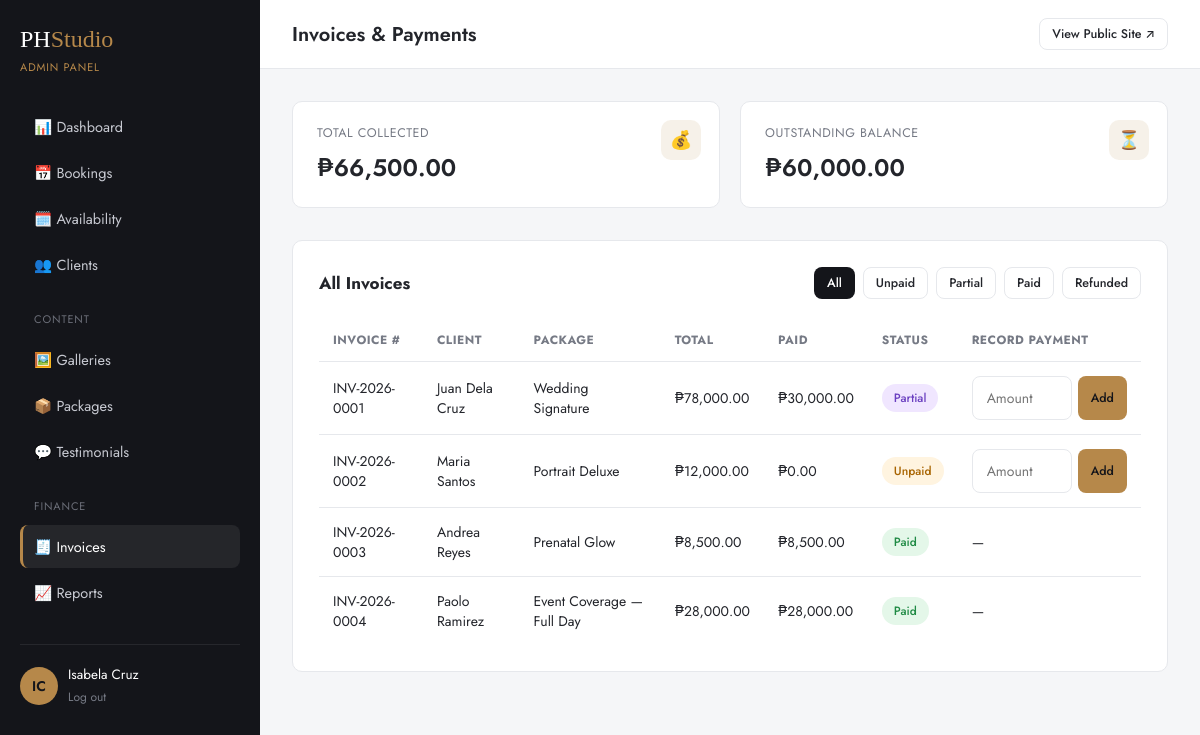
The page /backend/admin/invoices.php (signed in) on the database its author committed.
### tables this page shows
CREATE TABLE invoices (
    id              INT UNSIGNED AUTO_INCREMENT PRIMARY KEY,
    booking_id      INT UNSIGNED NOT NULL,
    invoice_number  VARCHAR(30) NOT NULL UNIQUE,
    amount_total    DECIMAL(10,2) NOT NULL,
    amount_paid     DECIMAL(10,2) NOT NULL DEFAULT 0,
    status          ENUM('unpaid','partial','paid','refunded') NOT NULL DEFAULT 'unpaid',
    due_date        DATE DEFAULT NULL,
    issued_at       DATETIME NOT NULL DEFAULT CURRENT_TIMESTAMP,
    paid_at         DATETIME DEFAULT NULL,
    FOREIGN KEY (booking_id) REFERENCES bookings(id) ON DELETE CASCADE
);

CREATE TABLE users (
    id              INT UNSIGNED AUTO_INCREMENT PRIMARY KEY,
    role            ENUM('admin','photographer','client') NOT NULL DEFAULT 'client',
    full_name       VARCHAR(120) NOT NULL,
    email           VARCHAR(150) NOT NULL UNIQUE,
    phone           VARCHAR(30)  DEFAULT NULL,
    password_hash   VARCHAR(255) NOT NULL,
    avatar_path     VARCHAR(255) DEFAULT NULL,
    is_active       TINYINT(1)   NOT NULL DEFAULT 1,
    created_at      DATETIME     NOT NULL DEFAULT CURRENT_TIMESTAMP,
    updated_at      DATETIME     NOT NULL DEFAULT CURRENT_TIMESTAMP ON UPDATE CURRENT_TIMESTAMP
);

CREATE TABLE packages (
    id              INT UNSIGNED AUTO_INCREMENT PRIMARY KEY,
    category_id     INT UNSIGNED DEFAULT NULL,
    name            VARCHAR(120) NOT NULL,
    slug            VARCHAR(120) NOT NULL UNIQUE,
    description     TEXT,
    price           DECIMAL(10,2) NOT NULL,
    duration_hours  DECIMAL(4,1) DEFAULT NULL,
    deliverables    TEXT COMMENT 'JSON array of bullet points',
    is_popular      TINYINT(1) NOT NULL DEFAULT 0,
    is_active       TINYINT(1) NOT NULL DEFAULT 1,
    sort_order      INT UNSIGNED DEFAULT 0,
    created_at      DATETIME NOT NULL DEFAULT CURRENT_TIMESTAMP,
    FOREIGN KEY (category_id) REFERENCES categories(id) ON DELETE SET NULL
);

### backend/config/db.php (called while the page is built, shortened)
<?php
function db(): PDO
{
    static $pdo = null;
    if ($pdo instanceof PDO) {
        return $pdo;
    }
    $dsn = sprintf(
        'mysql:host=%s;port=%s;dbname=%s;charset=utf8mb4',
        DB_HOST,
        DB_PORT,
        DB_NAME
    );
    try {
        $pdo = new PDO($dsn, DB_USER, DB_PASS, [
            PDO::ATTR_ERRMODE            => PDO::ERRMODE_EXCEPTION,
            PDO::ATTR_DEFAULT_FETCH_MODE => PDO::FETCH_ASSOC,
            PDO::ATTR_EMULATE_PREPARES   => false,
        ]);
    } catch (PDOException $e) {
        if (APP_DEBUG) {
            die('Database connection failed: ' . $e->getMessage());
        }
        die('We are experiencing a temporary issue. Please try again shortly.');
    }
    return $pdo;
}

### backend/admin/invoices.php (the view, shortened to what this page needs)
<?php
require_once __DIR__ . '/../includes/functions.php';
$statusFilter = clean($_GET['status'] ?? 'all');
$sql = 'SELECT i.*, u.full_name AS client_name, pk.name AS package_name, b.session_date
        FROM invoices i
        JOIN bookings b ON b.id = i.booking_id
        JOIN users u ON u.id = b.client_id
        JOIN packages pk ON pk.id = b.package_id
        WHERE 1=1';
$params = [];
$sql .= ' ORDER BY i.issued_at DESC';
$stmt = db()->prepare($sql);
$stmt->execute($params);
$invoices = $stmt->fetchAll();
$totalRevenue = (float) db()->query('SELECT COALESCE(SUM(amount_paid),0) FROM invoices')->fetchColumn();
$totalOutstanding = (float) db()->query('SELECT COALESCE(SUM(amount_total-amount_paid),0) FROM invoices WHERE status != "paid"')->fetchColumn();
require __DIR__ . '/../includes/dash_header.php';
?>
<div class="stat-grid">
  <div class="stat-card">
    <div class="stat-label">Total Collected</div>
    <div class="stat-value" style="font-size:24px;"><?= money($totalRevenue) ?></div>
    <div class="stat-icon">💰</div>
  </div>
  <div class="stat-card">
    <div class="stat-label">Outstanding Balance</div>
    <div class="stat-value" style="font-size:24px;"><?= money($totalOutstanding) ?></div>
    <div class="stat-icon">⏳</div>
  </div>
</div>
<div class="panel">
  <div class="panel-head">
    <h3>All Invoices</h3>
    <div style="display:flex;gap:8px;">
      <?php foreach (['all','unpaid','partial','paid','refunded'] as $s): ?>
        <a href="?status=<?= $s ?>" class="d-btn d-btn-sm <?= $statusFilter === $s ? 'd-btn-primary' : 'd-btn-outline' ?>"><?= ucfirst($s) ?></a>
      <?php endforeach; ?>
    </div>
  </div>
  <?php if (!$invoices): ?>
    <div class="empty-state"><div class="icon">🧾</div><p>No invoices found.</p></div>
  <?php else: ?>
    <div class="table-wrap">
      <table class="d-table">
        <thead><tr><th>Invoice #</th><th>Client</th><th>Package</th><th>Total</th><th>Paid</th><th>Status</th><th>Record Payment</th></tr></thead>
        <tbody>
          <?php foreach ($invoices as $inv): ?>
          <tr>
            <td><?= e($inv['invoice_number']) ?></td>
            <td><?= e($inv['client_name']) ?></td>
            <td><?= e($inv['package_name']) ?></td>
            <td><?= money($inv['amount_total']) ?></td>
            <td><?= money($inv['amount_paid']) ?></td>
            <td><?= status_badge($inv['status']) ?></td>
            <td>
              <?php if ($inv['status'] !== 'paid'): ?>
              <form method="post" style="display:flex;gap:6px;">
                <input class="d-form-control d-btn-sm" style="width:100px;" type="number" step="0.01" name="amount" placeholder="Amount" required>
                <button type="submit" class="d-btn d-btn-gold d-btn-sm">Add</button>
              </form>
              <?php else: ?>—<?php endif; ?>
            </td>
          </tr>
          <?php endforeach; ?>
        </tbody>
      </table>
    </div>
  <?php endif; ?>
</div>
<?php require __DIR__ . '/../includes/dash_footer.php'; ?>

### backend/includes/functions.php (shortened to what this page needs)
<?php
require_once __DIR__ . '/../config/db.php';
function e(?string $value): string
{
    return htmlspecialchars($value ?? '', ENT_QUOTES, 'UTF-8');
}
function clean(?string $value): string
{
    return trim(strip_tags($value ?? ''));
}
function money(float $amount): string
{
    return '₱' . number_format($amount, 2);
}
function status_badge(string $status): string
{
    $map = [
        'pending'     => 'badge badge-pending',
        'confirmed'   => 'badge badge-confirmed',
        'in_progress' => 'badge badge-progress',
        'completed'   => 'badge badge-completed',
        'cancelled'   => 'badge badge-cancelled',
        'unpaid'      => 'badge badge-pending',
        'partial'     => 'badge badge-progress',
        'paid'        => 'badge badge-completed',
        'refunded'    => 'badge badge-cancelled',
    ];
    $class = $map[$status] ?? 'badge';
    $label = ucwords(str_replace('_', ' ', $status));
    return '<span class="' . $class . '">' . e($label) . '</span>';
}

### backend/assets/css/dashboard.css (style rules this page uses)
:root { --d-black: #14151a; --d-charcoal: #1f2128; --d-gold: #b6884a; --d-bg: #f5f6f8; --d-card: #ffffff; --d-border: #e6e8ec; --d-text: #23252b; --d-muted: #767a85; --d-radius: 10px; --d-font: 'Jost', -apple-system, BlinkMacSystemFont, sans-serif; }
* { box-sizing: border-box; }
body.dashboard { margin: 0; font-family: var(--d-font); background: var(--d-bg); color: var(--d-text); display: flex; min-height: 100vh; }
a { text-decoration: none; color: inherit; }
.stat-grid { display: grid; grid-template-columns: repeat(auto-fit, minmax(210px, 1fr)); gap: 20px; margin-bottom: 32px; }
.stat-card { background: var(--d-card); border: 1px solid var(--d-border); border-radius: var(--d-radius); padding: 22px 24px; position: relative; overflow: hidden; }
.stat-card .stat-label { font-size: 12.5px; text-transform: uppercase; letter-spacing: 0.05em; color: var(--d-muted); }
.stat-card .stat-value { font-size: 30px; font-weight: 600; margin-top: 8px; }
.stat-card .stat-icon { position: absolute; right: 18px; top: 18px; width: 40px; height: 40px; border-radius: 10px; background: rgba(182,136,74,0.12); color: var(--d-gold); display: flex; align-items: center; justify-content: center; font-size: 18px; }
.panel { background: var(--d-card); border: 1px solid var(--d-border); border-radius: var(--d-radius); padding: 26px; margin-bottom: 26px; }
.panel-head { display: flex; align-items: center; justify-content: space-between; margin-bottom: 20px; flex-wrap: wrap; gap: 12px; }
.panel-head h3 { font-size: 17px; margin: 0; }
.table-wrap { overflow-x: auto; }
table.d-table { width: 100%; border-collapse: collapse; font-size: 14px; }
table.d-table th { text-align: left; padding: 12px 14px; font-size: 12px; text-transform: uppercase; letter-spacing: 0.04em; color: var(--d-muted); border-bottom: 1px solid var(--d-border); }
table.d-table td { padding: 14px; border-bottom: 1px solid var(--d-border); vertical-align: middle; }
table.d-table tr:last-child td { border-bottom: none; }
.badge { display: inline-block; padding: 5px 12px; border-radius: 999px; font-size: 12px; font-weight: 500; text-transform: capitalize; white-space: nowrap; }
.badge-pending { background: #fff4e0; color: #a86400; }
.badge-progress { background: #f0e6ff; color: #6a3fc0; }
.badge-completed { background: #e4f7e9; color: #1f8a44; }
.d-btn { display: inline-flex; align-items: center; gap: 8px; justify-content:center; padding: 10px 18px; border-radius: 8px; font-size: 13.5px; font-weight: 500; cursor: pointer; border: 1px solid transparent; transition: all 0.2s ease; font-family: var(--d-font); }
.d-btn-primary { background: var(--d-black); color: #fff; }
.d-btn-gold { background: var(--d-gold); color: #14151a; }
.d-btn-outline { background: #fff; border-color: var(--d-border); color: var(--d-text); }
.d-btn-sm { padding: 6px 12px; font-size: 12.5px; }
.d-form-control { width: 100%; padding: 11px 14px; border: 1px solid var(--d-border); border-radius: 8px; font-size: 14px; font-family: var(--d-font); background: #fff; color: var(--d-text); }

### rows shown on the page
invoices: invoice_number "INV-2026-0001", users.full_name "Juan Dela Cruz", packages.name "Wedding Signature", amount_total "₱78,000.00", amount_paid "₱30,000.00", status "Partial"
invoices: invoice_number "INV-2026-0002", users.full_name "Maria Santos", packages.name "Portrait Deluxe", amount_total "₱12,000.00", amount_paid "₱0.00", status "Unpaid"
invoices: invoice_number "INV-2026-0003", users.full_name "Andrea Reyes", packages.name "Prenatal Glow", amount_total "₱8,500.00", amount_paid "₱8,500.00", status "Paid"
invoices: invoice_number "INV-2026-0004", users.full_name "Paolo Ramirez", packages.name "Event Coverage — Full Day", amount_total "₱28,000.00", amount_paid "₱28,000.00", status "Paid"

### other values the page prints
$user['role'] "ADMIN"
$initials ?: 'U' "IC"
$user['full_name'] "Isabela Cruz"
$dashTitle "Invoices & Payments"
money($totalRevenue) "₱66,500.00"
money($totalOutstanding) "₱60,000.00"
$s "All"
$s "Unpaid"
$s "Partial"
$s "Paid"
$s "Refunded"
